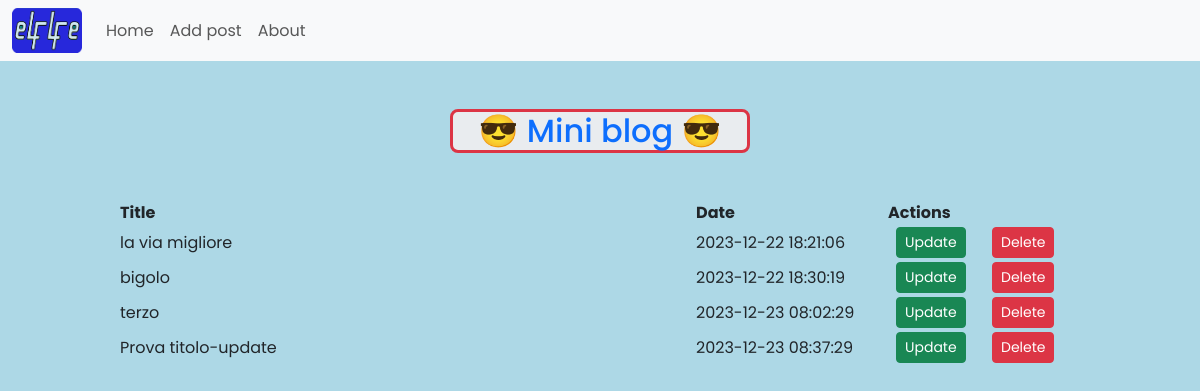
Before: / with the older database file.
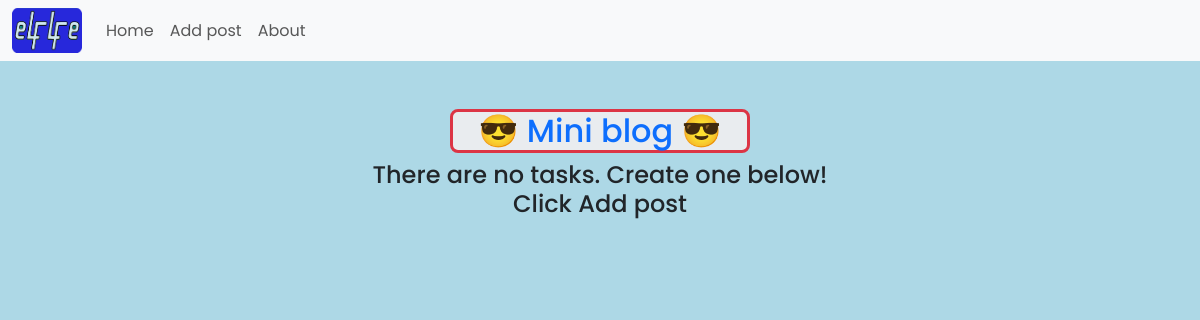
After: the same page with the newer database file.
### app.py (models this page shows, shortened)
class Todo(db.Model):
    id = db.Column(db.Integer, primary_key=True)
    title = db.Column(db.String(120), nullable=False)
    content = db.Column(db.String(200), nullable=False)
    date_created = db.Column(db.DateTime, default=datetime.utcnow)

### app.py (the view)
@app.route("/", methods=["POST", "GET"])
def index():
    if request.method == "POST":
        task_title = request.form["title"]
        task_content = request.form["content"]
        new_task = Todo(title=task_title, content=task_content)
        try:
            db.session.add(new_task)
            db.session.commit()
            return redirect("/")
        except:
            return "There was an issue adding your task"
    else:
        tasks = Todo.query.order_by(Todo.date_created).all()
        return render_template("index.html", tasks=tasks)

### templates/index.html (shortened to what this page needs)
{% extends 'base.html' %}
{% block body %}
<h2 style="max-width: 300px; text-align:center;" class="bg-body-secondary text-primary
border-danger border rounded-3 border-3  mx-auto mt-5">
    &#128526; Mini blog &#128526;
</h2>
{% if tasks|length < 1 %} <h4 style="text-align: center">There are no tasks. Create one below!
    <br>Click Add post
    </h4>
    {% else %}
    <div class="mt-5" style="text-align: center">
        <table style="width: 80%; margin: 0 auto;">
            <thead>
                <tr>
                    <th style="width: 60%; text-align: left;">Title</th>
                    <th style="width: 20%; text-align: left;">Date</th>
                    <th style="width: 10%; text-align: left;">Actions</th>
                    <th style="width: 10%; text-align: left;"></th>
                </tr>
            </thead>
            <tbody>
                {% for task in tasks %}
                <tr style="height:35px;">
                    <td class="text-truncate" style="max-width: 120px; text-align: left;">{{ task.title }}</td>
                    <td style="text-align: left;">{{ task.date_created.strftime('%Y-%m-%d %H:%M:%S') }}</td>
                    <td style="text-align: left;">
                        <a class="btn btn-sm btn-success ms-2 me-2" href="/update/{{ task.id }}">Update</a>
                    </td>
                    <td style="text-align: left;">
                        <a class="btn btn-sm btn-danger ms-2" href="/delete/{{ task.id }}">Delete</a>
                    </td>
                </tr>
                {% endfor %}
            </tbody>
        </table>
    </div>
    {% endif %}
    {% endblock %}

### templates/base.html (shortened to what this page needs)
<!DOCTYPE html>
<html lang="en">
<head>
    <link href="https://cdn.jsdelivr.net/npm/bootstrap@5.3.2/dist/css/bootstrap.min.css" rel="stylesheet">
    <link rel="stylesheet" href="{{ url_for('static', filename='css/main.css') }}">
</head>
<body>
    <nav class="navbar navbar-expand-lg navbar-light bg-light">
        <div class="container-fluid">
            <a class="navbar-brand p-0" href="/">
                <img src="{{ url_for('static', filename='dg.png') }}" height="45" width="70" />
            </a>
            <div class="collapse navbar-collapse" id="pgNavbar">
                <ul class="navbar-nav me-auto mb-2 mb-lg-0">
                    <li class="nav-item">
                        <a class="nav-link" href="{{ url_for('home') }}">Home</a>
                    </li>
                    <li class="nav-item">
                        <a class="nav-link" href="{{ url_for('addpost') }}">Add post</a>
                    </li>
                    <li class="nav-item">
                        <a class="nav-link" href="{{ url_for('about') }}">About</a>
                    </li>
                </ul>
            </div>
        </div>
    </nav>
    {% block body %}
    {% endblock %}
</body>
</html>

### static/css/main.css (style rules this page uses)
* { margin: 0; padding: 0; box-sizing: border-box; font-family: 'Poppins', sans-serif; }
body, html { margin: 0; font-family: sans-serif; background-color: lightblue; }
.navbar { background-color: #744848; }
body .navbar { scrollbar-width: none; -ms-overflow-style: none; }

Changed rows visible on the page:
removed Todo: title "la via migliore", date_created "2023-12-22 18:21:06"
removed Todo: title "bigolo", date_created "2023-12-22 18:30:19"
removed Todo: title "terzo", date_created "2023-12-23 08:02:29"
removed Todo: title "Prova titolo-update", date_created "2023-12-23 08:37:29"
Other visible differences:
text no longer shown: "Title Date Actions"
text now shown: "There are no tasks. Create one below! Click Add post"
